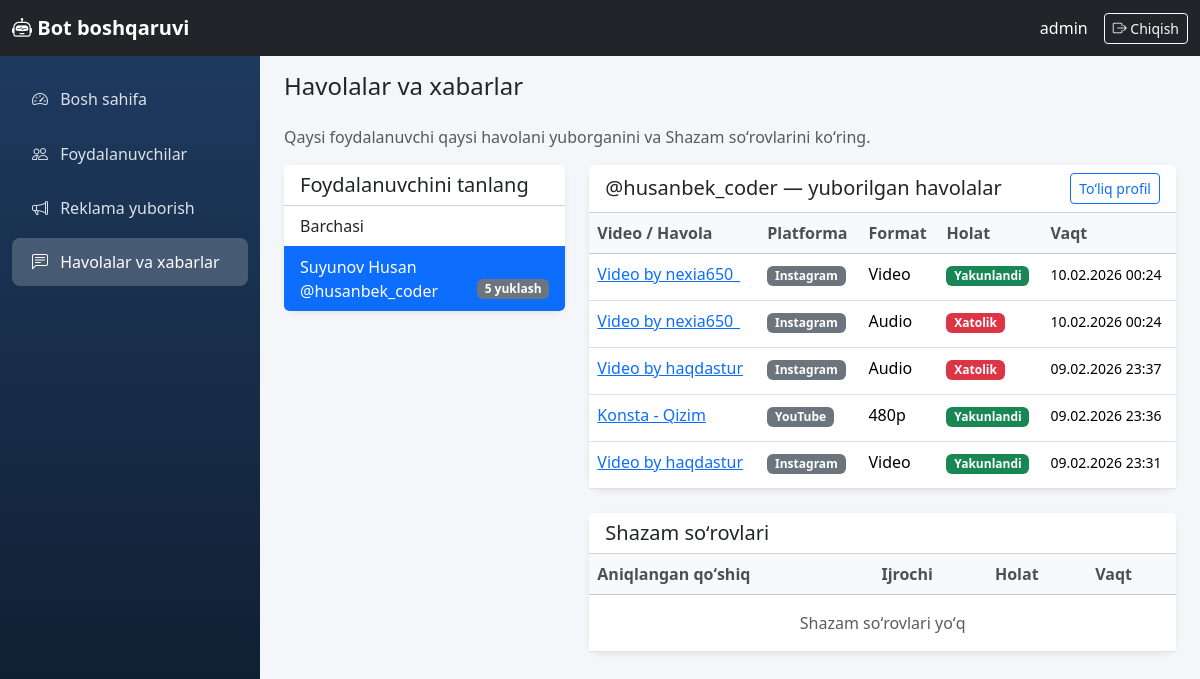
Page /boshqaruv/tarix/?user_id=2 (signed in) on the earlier database version.
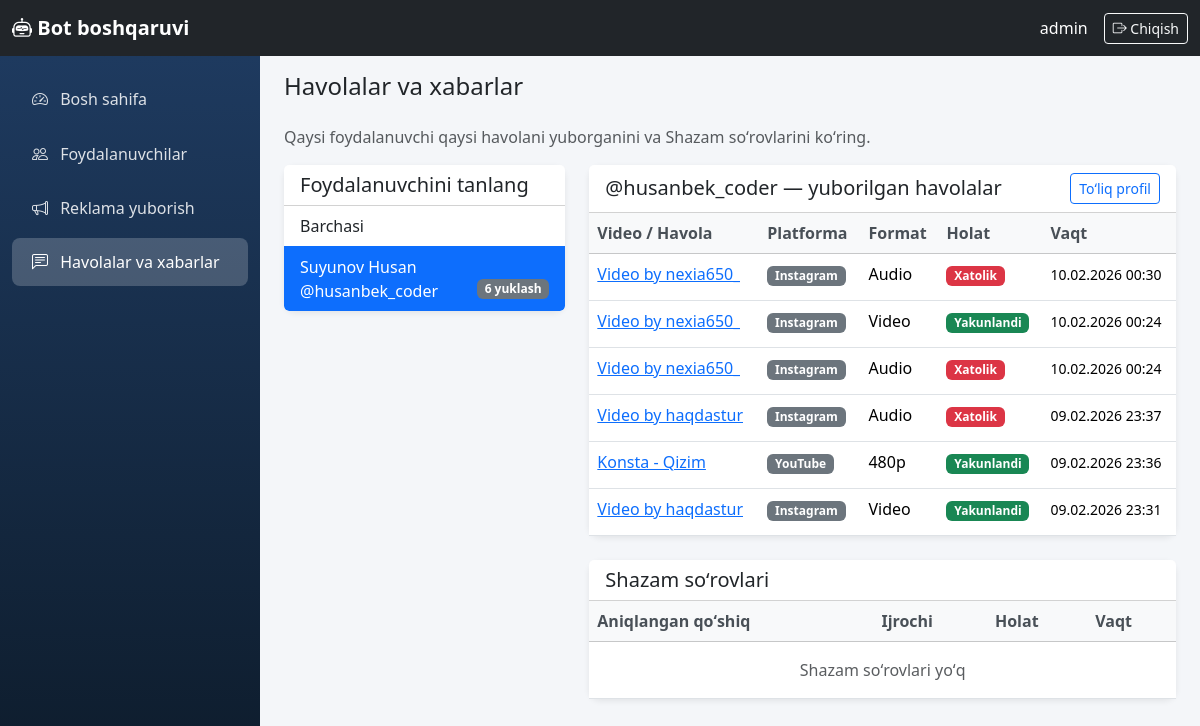
Same page on the later database version.
### core/models.py (models this page shows, shortened)
class TelegramUser(models.Model):
    telegram_id = models.BigIntegerField(unique=True, verbose_name='Telegram ID')
    username = models.CharField(max_length=255, blank=True, null=True, verbose_name='Username')
    first_name = models.CharField(max_length=255, verbose_name='Ism')
    last_name = models.CharField(max_length=255, blank=True, null=True, verbose_name='Familiya')
    created_at = models.DateTimeField(auto_now_add=True, verbose_name='Ro\'yxatdan o\'tgan vaqt')
    last_active = models.DateTimeField(auto_now=True, verbose_name='Oxirgi faollik')
    download_count = models.PositiveIntegerField(default=0, verbose_name='Yuklashlar soni')
    is_premium = models.BooleanField(default=False, verbose_name='Premium')
    is_banned = models.BooleanField(default=False, verbose_name='Bloklangan')
    class Meta:
        verbose_name = 'Foydalanuvchi'
        verbose_name_plural = 'Foydalanuvchilar'
        ordering = ['-last_active']
    def __str__(self):
        if self.username:
            return f'@{self.username}'
        return self.first_name

class DownloadHistory(models.Model):
    STATUS_CHOICES = [
        ('pending', 'Kutilmoqda'),
        ('processing', 'Ishlanmoqda'),
        ('completed', 'Yakunlandi'),
        ('failed', 'Xatolik'),
    ]
    PLATFORM_CHOICES = [
        ('youtube', 'YouTube'),
        ('instagram', 'Instagram'),
        ('tiktok', 'TikTok'),
        ('snapchat', 'Snapchat'),
        ('likee', 'Likee'),
        ('other', 'Boshqa'),
    ]
    user = models.ForeignKey(
        TelegramUser,
        on_delete=models.CASCADE,
        related_name='downloads',
        verbose_name='Foydalanuvchi',
    )
    video_url = models.URLField(max_length=500, verbose_name='Video havolasi')
    video_title = models.CharField(max_length=500, verbose_name='Video nomi')
    platform = models.CharField(max_length=20, choices=PLATFORM_CHOICES, default='other', verbose_name='Platforma')
    format_label = models.CharField(max_length=50, verbose_name='Format')
    status = models.CharField(max_length=20, choices=STATUS_CHOICES, default='pending', verbose_name='Holat')
    file_size = models.BigIntegerField(null=True, blank=True, verbose_name='Fayl hajmi (bayt)')
    error_message = models.TextField(blank=True, null=True, verbose_name='Xatolik xabari')
    downloaded_at = models.DateTimeField(auto_now_add=True, verbose_name='Yuklangan vaqt')
    completed_at = models.DateTimeField(null=True, blank=True, verbose_name='Yakunlangan vaqt')
    class Meta:
        verbose_name = 'Yuklash tarixi'
        verbose_name_plural = 'Yuklash tarixi'
        ordering = ['-downloaded_at']

### dashboard/views.py (the view)
# urls.py: path('boshqaruv/tarix/', views.history_view, name='history'),
@login_required(login_url='dashboard:login')
def history_view(request):
    users_with_activity = TelegramUser.objects.annotate(
        downloads_count=Count('downloads'),
        shazam_count=Count('shazam_logs'),
    ).filter(
        Q(downloads_count__gt=0) | Q(shazam_count__gt=0)
    ).order_by('-last_active')
    user_id = request.GET.get('user_id')
    selected_user = None
    downloads = DownloadHistory.objects.none()
    shazam_logs = ShazamLog.objects.none()
    if user_id:
        selected_user = get_object_or_404(TelegramUser, pk=user_id)
        downloads = DownloadHistory.objects.filter(user=selected_user).order_by('-downloaded_at')
        shazam_logs = ShazamLog.objects.filter(user=selected_user).order_by('-recognized_at')
    context = {
        'users_with_activity': users_with_activity,
        'selected_user': selected_user,
        'downloads': downloads,
        'shazam_logs': shazam_logs,
    }
    return render(request, 'dashboard/history.html', context)

### templates/dashboard/history.html (shortened to what the changed rows need)
{% extends 'dashboard/base.html' %}
{% block content %}
<h1 class="h4 mb-4">Havolalar va xabarlar</h1>
<div class="row">
    <div class="col-lg-4 mb-4">
        <div class="card">
            <div class="list-group list-group-flush" style="max-height: 400px; overflow-y: auto;">
                <a href="{% url 'dashboard:history' %}" class="list-group-item list-group-item-action {% if not selected_user %}active{% endif %}">
                    Barchasi
                </a>
                {% for u in users_with_activity %}
                <a href="?user_id={{ u.pk }}" class="list-group-item list-group-item-action {% if selected_user.pk == u.pk %}active{% endif %}">
                    {{ u.first_name }} {% if u.username %}@{{ u.username }}{% endif %}
                    <span class="badge bg-secondary float-end">{{ u.downloads_count }} yuklash</span>
                </a>
                {% empty %}
                <li class="list-group-item text-muted">Faollik yoʻq</li>
                {% endfor %}
            </div>
        </div>
    </div>
    <div class="col-lg-8">
        {% if selected_user %}
        <div class="card mb-4">
            <div class="card-header bg-white d-flex justify-content-between align-items-center">
                <h5 class="mb-0">{{ selected_user }} — yuborilgan havolalar</h5>
                <a href="{% url 'dashboard:user_detail' selected_user.pk %}" class="btn btn-sm btn-outline-primary">Toʻliq profil</a>
            </div>
            <div class="card-body p-0">
                <div class="table-responsive">
                    <table class="table table-hover mb-0">
                        <thead class="table-light">
                            <tr>
                                <th>Video / Havola</th>
                                <th>Platforma</th>
                                <th>Format</th>
                                <th>Holat</th>
                                <th>Vaqt</th>
                            </tr>
                        </thead>
                        <tbody>
                            {% for d in downloads %}
                            <tr>
                                <td>
                                    <a href="{{ d.video_url }}" target="_blank" rel="noopener" class="link-cell d-inline-block" style="max-width: 220px;" title="{{ d.video_url }}">{{ d.video_title|truncatewords:5 }}</a>
                                </td>
                                <td><span class="badge platform-badge bg-secondary">{{ d.get_platform_display }}</span></td>
                                <td>{{ d.format_label }}</td>
                                <td>
                                    {% if d.status == 'completed' %}<span class="badge bg-success">Yakunlandi</span>
                                    {% elif d.status == 'failed' %}<span class="badge bg-danger">Xatolik</span>
                                    {% else %}<span class="badge bg-warning text-dark">{{ d.get_status_display }}</span>{% endif %}
                                </td>
                                <td><small>{{ d.downloaded_at|date:"d.m.Y H:i" }}</small></td>
                            </tr>
                            {% empty %}
                            <tr><td colspan="5" class="text-center text-muted py-3">Yuklashlar yoʻq</td></tr>
                            {% endfor %}
                        </tbody>
                    </table>
                </div>
            </div>
        </div>
        <div class="card">
            <div class="card-header bg-white">
                <h5 class="mb-0">Shazam soʻrovlari</h5>
            </div>
            <div class="card-body p-0">
                <div class="table-responsive">
                    <table class="table table-hover mb-0">
                        <thead class="table-light">
                            <tr>
                                <th>Aniqlangan qoʻshiq</th>
                                <th>Ijrochi</th>
                                <th>Holat</th>
                                <th>Vaqt</th>
                            </tr>
                        </thead>
                        <tbody>
                            {% for s in shazam_logs %}
                            <tr>
                                <td>{{ s.recognized_title|default:"—" }}</td>
                                <td>{{ s.recognized_artist|default:"—" }}</td>
                                <td>{% if s.is_successful %}<span class="badge bg-success">Muvaffaqiyatli</span>{% else %}<span class="badge bg-danger">Aniqlanmadi</span>{% endif %}</td>
                                <td><small>{{ s.recognized_at|date:"d.m.Y H:i" }}</small></td>
                            </tr>
                            {% empty %}
                            <tr><td colspan="4" class="text-center text-muted py-3">Shazam soʻrovlari yoʻq</td></tr>
                            {% endfor %}
                        </tbody>
                    </table>
                </div>
            </div>
        </div>
        {% endif %}
    </div>
</div>
{% endblock %}

Differences in the rows shown:
changed TelegramUser "Suyunov Husan": downloads_count "5" → "6"
added DownloadHistory: video_title "Video by nexia650_", platform "Instagram", format_label "Audio", status "Xatolik", downloaded_at "10.02.2026 00:30"
